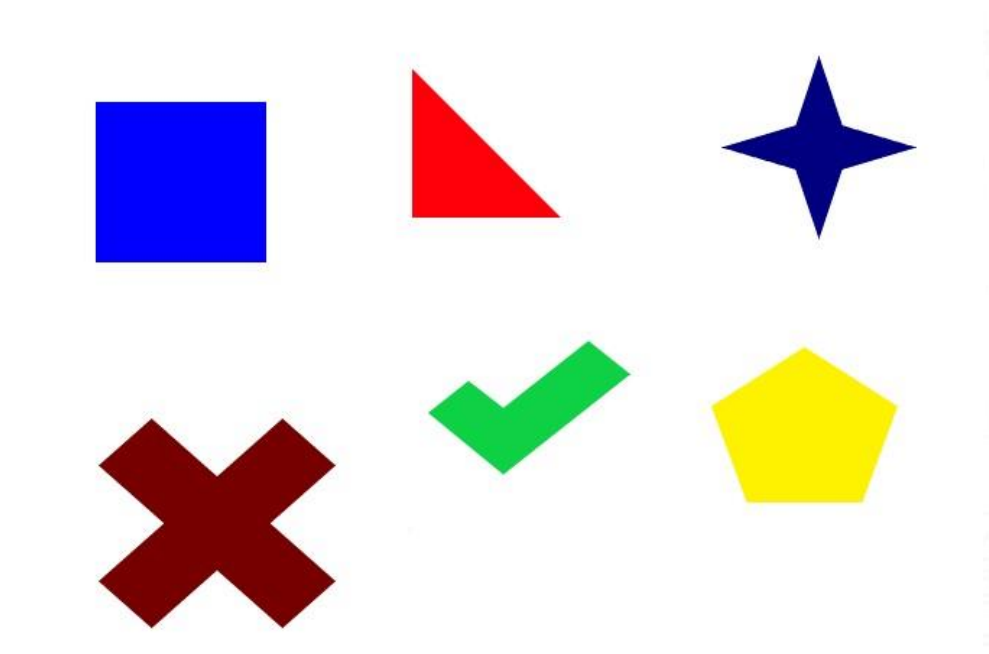
//> input picture src/opencv/Task1/image.png, 989 x 654 px
$ ./main   (built with g++ and OpenCV 4)
//> lines starting //> are read from the running program, lines starting //| are printed output that depends on the picture; after the words box and inside, x2 and y2 are one past the last pixel; in counts of white or black regions, pixels touching at a corner belong together
#include <opencv2/opencv.hpp>
#include <iostream>
#include <string>

using namespace std;
using namespace cv;

int main()
{
	string image_path ="image.png";
	Mat image = imread(image_path);
//> image is the input picture: 654 rows x 989 cols, CV_8UC3; mean B, G, R 225.9, 223.4, 230.1
	if (image.empty())
	{
		cout << "图片为空" << endl;
	}
	//从BGR转化为HSV，并将红色作为目标颜色得到二值图
	Mat hsv,Binary,Binary1, Binary2;
	cvtColor(image, hsv, COLOR_BGR2HSV);
//> hsv: 654 rows x 989 cols, CV_8UC3; mean H, S, V 19.8, 41.9, 245.5
	inRange(hsv, Scalar(0, 100, 80), Scalar(10, 255, 255),Binary1);
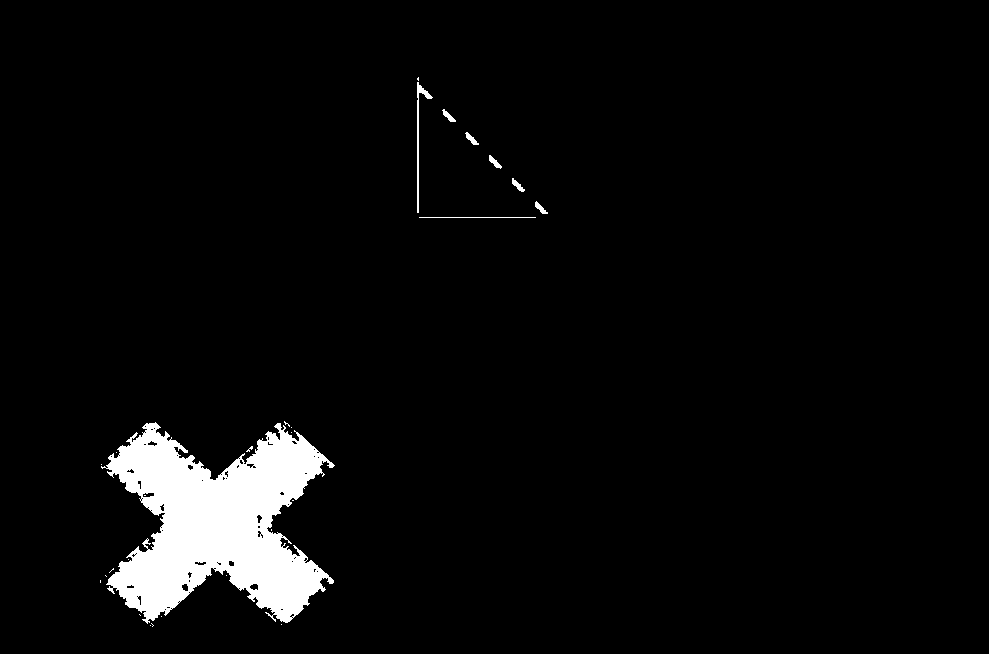
//> Binary1: 654 rows x 989 cols, CV_8UC1; 4.2% white; 28 white regions (20 under 20 px), largest, box (x1, y1, x2, y2) and area: (101, 422, 335, 624) 26414, (417, 82, 433, 213) 341, (419, 217, 536, 218) 117
	inRange(hsv, Scalar(165, 100, 80), Scalar(180, 255, 255),Binary2);
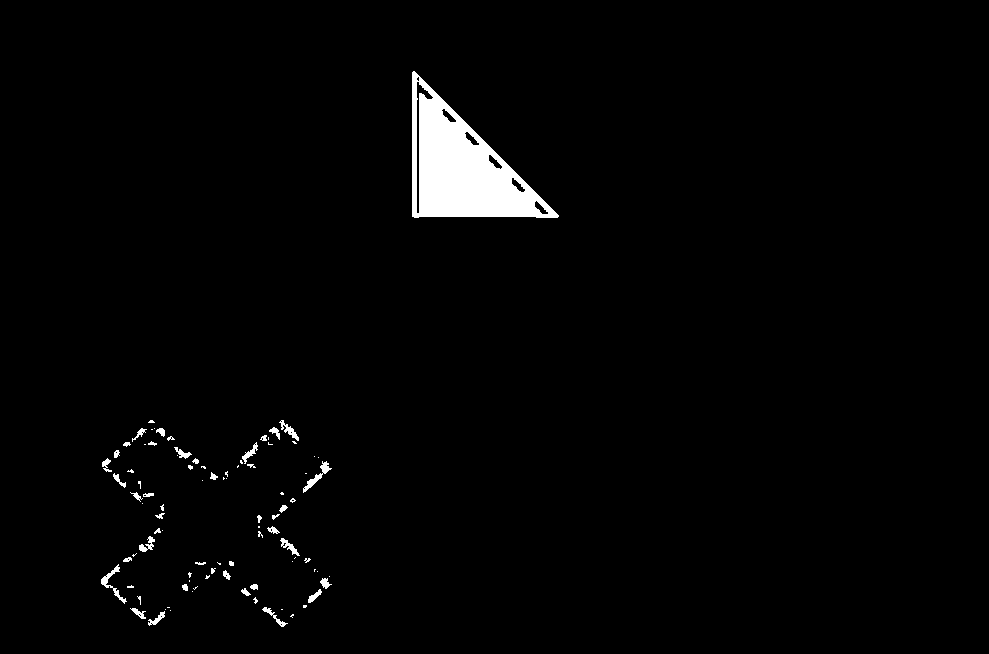
//> Binary2: 654 rows x 989 cols, CV_8UC1; 2% white; 92 white regions (50 under 20 px), largest, box (x1, y1, x2, y2) and area: (412, 71, 559, 218) 10335, (101, 564, 127, 604) 207, (303, 461, 332, 493) 206
	Binary = Binary1 + Binary2;
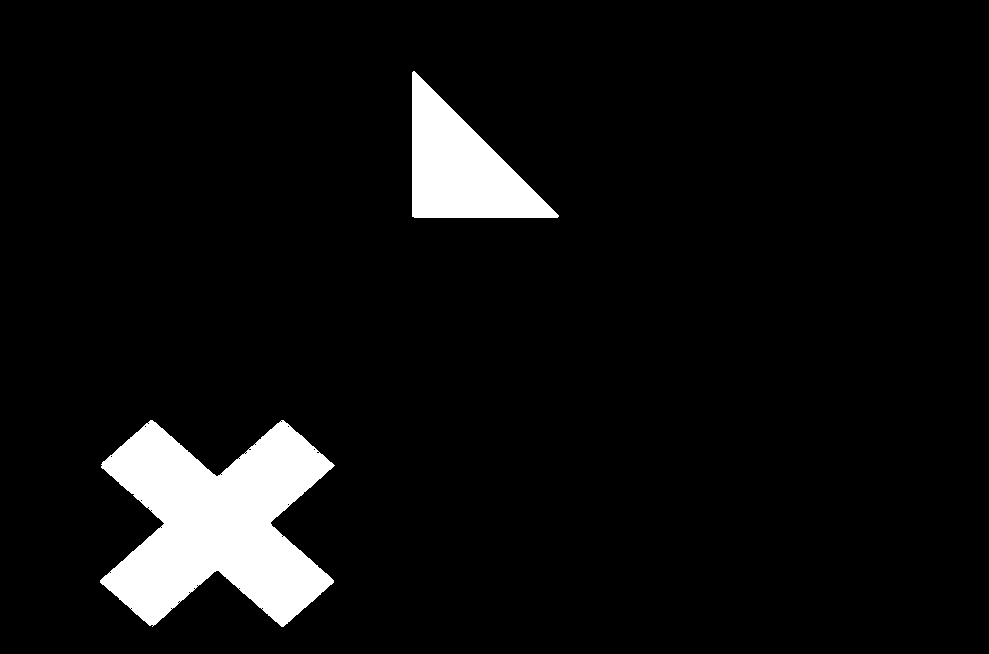
//> Binary: 654 rows x 989 cols, CV_8UC1; 6.2% white; 2 white regions, box (x1, y1, x2, y2) and area: (100, 420, 335, 627) 29260, (412, 71, 559, 218) 11165

	//形态学操作，除去噪点和空洞
	Mat temp1, temp2;
	Mat kernel = getStructuringElement(MORPH_ELLIPSE, Size(3, 3));
	morphologyEx(Binary, temp1, MORPH_OPEN, kernel);
//> temp1: 654 rows x 989 cols, CV_8UC1; 6.2% white; 2 white regions, box (x1, y1, x2, y2) and area: (100, 420, 335, 627) 29238, (412, 71, 559, 218) 11164
	morphologyEx(temp1, temp2, MORPH_CLOSE, kernel);
//> temp2: 654 rows x 989 cols, CV_8UC1; 6.3% white; 2 white regions, box (x1, y1, x2, y2) and area: (100, 420, 335, 627) 29276, (412, 71, 559, 218) 11164
	Binary = temp2;

	//Canny边缘检测
	Mat canny;
	Canny(Binary, canny, 50, 150);
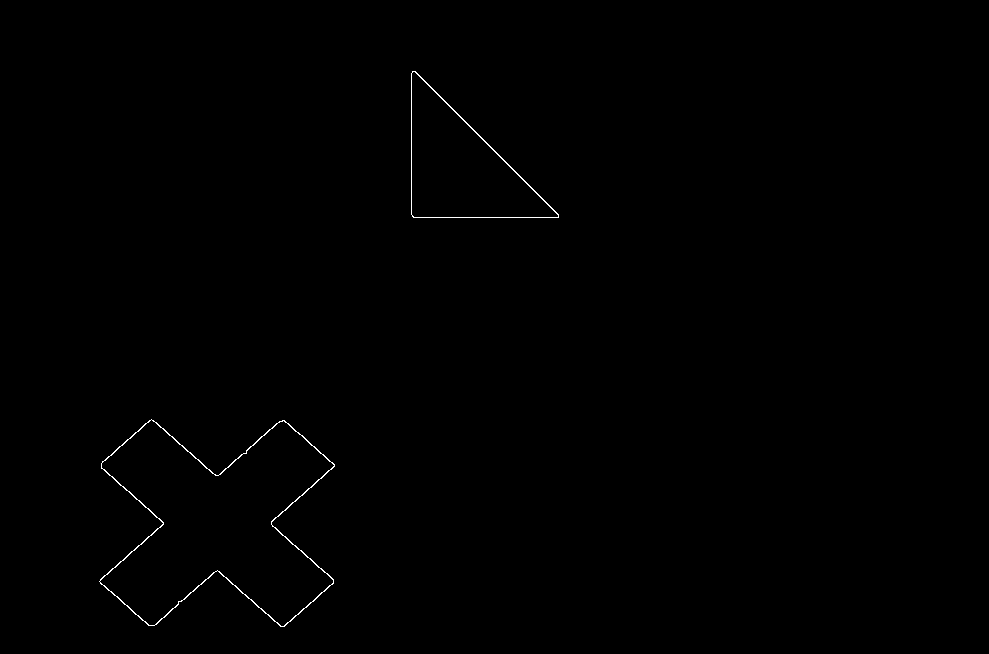
//> canny: 654 rows x 989 cols, CV_8UC1; 0.29% white in thin lines or dots, all inside (x1, y1, x2, y2) = (99, 71, 559, 627)

	//将canny中的白色边缘变为蓝色边缘
	Mat  blue_edge;
	blue_edge = Mat::zeros(image.size(), image.type());
	blue_edge .setTo (Scalar(230, 191, 0), canny);

	//创建窗户并指定大小
	namedWindow("Original image", WINDOW_NORMAL);
	resizeWindow("Original image", 1280, 720);

	namedWindow("Binary image", WINDOW_NORMAL);
	resizeWindow("Binary image", 1280, 720);

	namedWindow("Edge image", WINDOW_NORMAL);
	resizeWindow("Edge image", 1280, 720);

	//显示图像
	imshow("Original image", image);
	imshow("Binary image", Binary);
	imshow("Edge image", blue_edge);

	//保存图像
	imwrite("canny_edge_image.png", blue_edge);

	waitKey(0);
	return 0;
}
